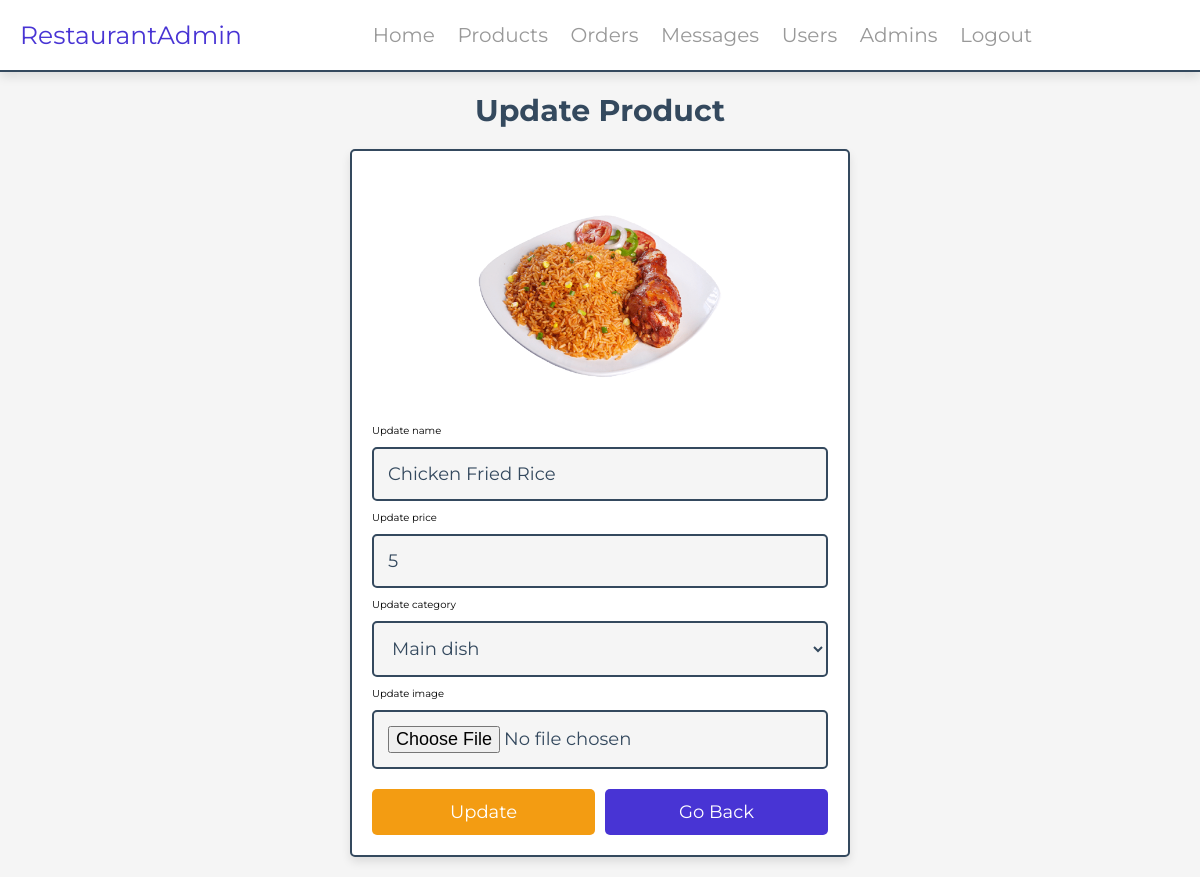
Page /admin/update_product.php?update=1 (signed in) on the committed database.
### tables this page shows
CREATE TABLE `products` (
  `id` int(100) NOT NULL,
  `name` varchar(100) NOT NULL,
  `category` varchar(100) NOT NULL,
  `price` int(10) NOT NULL,
  `image` varchar(100) NOT NULL
);

### admin/update_product.php (the view, shortened to what this page needs)
<?php
include '../components/connect.php';
?>
<!DOCTYPE html>
<html lang="en">
<head>
   <link rel="stylesheet" href="https://cdnjs.cloudflare.com/ajax/libs/font-awesome/6.1.1/css/all.min.css">
   <link rel="stylesheet" href="../css/admin_style.css">
</head>
<body>
<?php include '../components/admin_header.php' ?>
<section class="update-product">
   <h1 class="heading">update product</h1>
   <?php
      if(isset($_GET['update'])) {
         $update_id = $_GET['update'];
         $show_products = $conn->prepare("SELECT * FROM `products` WHERE id = ?");
         $show_products->execute([$update_id]);
         if($show_products->rowCount() > 0){
            while($fetch_products = $show_products->fetch(PDO::FETCH_ASSOC)){
   ?>
   <form action="" method="POST" enctype="multipart/form-data">
      <img src="../uploaded_img/<?= $fetch_products['image']; ?>" alt="">
      <span>Update name</span>
      <input type="text" required placeholder="enter product name" name="name" maxlength="100" class="box" value="<?= $fetch_products['name']; ?>">
      <span>Update price</span>
      <input type="number" min="0" max="9999999999" required placeholder="Enter product price" name="price" onkeypress="if(this.value.length == 10) return false;" class="box" value="<?= $fetch_products['price']; ?>">
      <span>Update category</span>
      <select name="category" class="box" required>
        <option selected value="<?= $fetch_products['category']; ?>"><?= $fetch_products['category']; ?></option>
      </select>
      <span>Update image</span>
      <input type="file" name="image" class="box" accept="image/jpg, image/jpeg, image/png, image/webp">
      <div class="flex-btn">
         <input type="submit" value="update" class="option-btn" name="update">
         <a href="products.php" class="btn">go back</a>
      </div>
   </form>
   <?php
            }
         } else {
            echo '<p class="empty">Product not found!</p>';
         }
      } else {
         echo '<p class="empty">No product selected for update!</p>';
      }
   ?>
</section>
</body>
</html>

### css/admin_style.css (style rules this page uses)
:root { --main-color:#4834d4; --red:#e74c3c; --orange:#f39c12; --black:#34495e; --white:#fff; --light-bg:#f5f5f5; --light-color:#999; --border:.2rem solid var(--black); --box-shadow:0 .5rem 1rem rgba(0,0,0,.1); }
* { font-family: 'Montserrat', sans-serif; margin:0; padding:0; box-sizing: border-box; text-decoration: none; outline: none; border:none; }
html { font-size: 62.5%; overflow-x: hidden; }
body { background-color: var(--light-bg); }
section { max-width: 1200px; margin:0 auto; padding:2rem; }
.btn, .delete-btn, .option-btn { display: block; margin-top: 1rem; border-radius: .5rem; cursor: pointer; width: 100%; font-size: 1.8rem; color:var(--white); padding:1.2rem 3rem; text-transform: capitalize; text-align: center; }
.btn { background-color: var(--main-color); }
.option-btn { background-color: var(--orange); }
.flex-btn { display: flex; gap:1rem; }
.heading { text-align: center; margin-bottom: 2rem; text-transform: capitalize; color:var(--black); font-size: 3rem; }
.update-product form { margin:0 auto; max-width: 50rem; background-color: var(--white); border-radius: .5rem; box-shadow: var(--box-shadow); border:var(--border); padding:2rem; }
.update-product form img { height: 25rem; width: 100%; object-fit: contain; }
.update-product form .box { background-color: var(--light-bg); border:var(--border); width: 100%; padding:1.4rem; font-size: 1.8rem; color:var(--black); border-radius: .5rem; margin: 1rem 0; }

### rows in the picture
products: image (picture), name "Chicken Fried Rice", price "5", category "Main dish"
